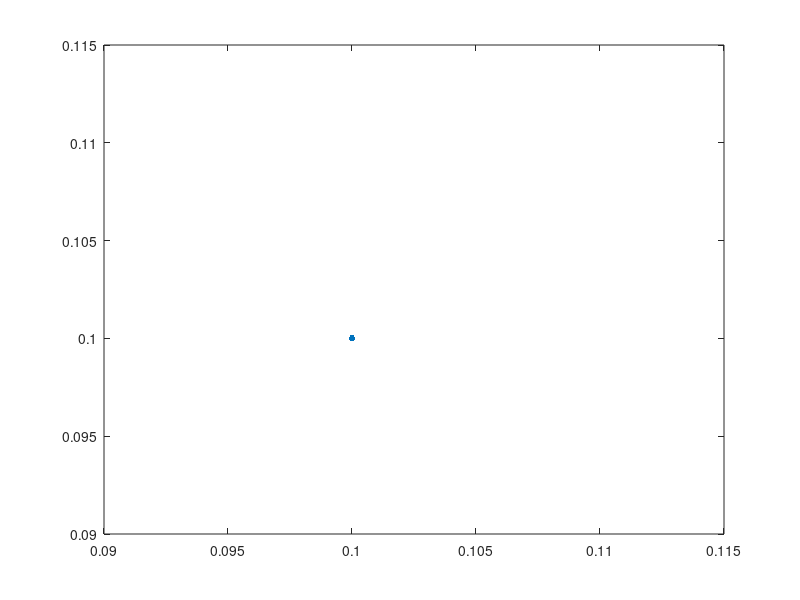

Reproduce this figure in MATLAB. (Note: this script raises an error after producing the figure.)
clear 
clc
load Results/weights_adjusted.mat
% can also test the model before weights adjustment 
load Results/weights_4164_3000_actv01_nolast.mat 
% b1,b2 for baseline; b1_retrained b2_trained for the final model 
load Results/biases_4164_3000_actv01_nolast.mat 
load Results/retrained_biases_4164_4000_actv01_nolast.mat

% b1 = zeros(16,1);
% b2 = [0;0;0;0];
% Be careful with unrolling and rolling! matlab and python are different
W1_adj = reshape(W1_adj,16,4);
W2_adj = reshape(W2_adj,4,16);
% For initially trained weights. The one from pytorch
W1_base = reshape(W1,4,16)';
W2_base = reshape(W2,16,4)';

tspan = [0 15];
y0 = [0.1;0.1;1;0];


% Survey mass spring damper
tspan = [0 15];
y0 = [0.1;0.1;1;0];

h = figure;
plot(y0(1),y0(2),'.','MarkerSize',15, 'HandleVisibility', 'off')
hold on

[t,y_true_MSD] = ode45(@(t,y) MSD_func(t,y), tspan, y0);
[t,y_base] = ode45(@(t,y) NN_func(t,y, W1_base, b1, W2_base,b2), tspan, y0);
[t,y_adj] = ode45(@(t,y) NN_func(t,y, W1_adj,b1,W2_adj,b2), tspan, y0);
[t,y_final] = ode45(@(t,y) NN_func(t,y, W1_adj,b1_retrained,W2_adj,b2_retrained), tspan, y0);


plot(y_true_MSD(:,1), y_true_MSD(:,2),'Color',[0.8627, 0.0784, 0.2353],'LineWidth',1.2);
hold on 
plot(y_base(:,1), y_base(:,2),'Color', [0.1804, 0.5451, 0.3412],'LineWidth',1.2);
plot(y_adj(:,1), y_adj(:,2),'Color', [0.2549, 0.4118, 0.8824],'LineWidth',1.2);
plot(y_final(:,1), y_final(:,2),'Color', [0.8549, 0.6471, 0.1255],'LineWidth',1.2);
hold off

legend('Ground Truth', 'Baseline', 'Model after Weights Perturbation', 'Final Model', ...
    'Location','best');

xlabel('x_1')
ylabel('x_2')
title('Mass Spring Damper Example')



function yout = NN_func(t, y, W1_,b1_,W2_,b2_)
    x0 = y;
    v1 = W1_*x0+b1_;
    v1(v1<=0) = 0.1*v1(v1<=0);
    x1 = v1;
    v2 = W2_*x1+b2_;
    yout = v2;
end




% for MSD example
function yout = MSD_func(t,y)

        x1 = y(1);
        x2 = y(2);
        u = y(3);
        a = x2;
        b = -x2-x1-x1^3+u;

        c = 0;
        d = 0;

        yout = [a;b;c;d];

end



